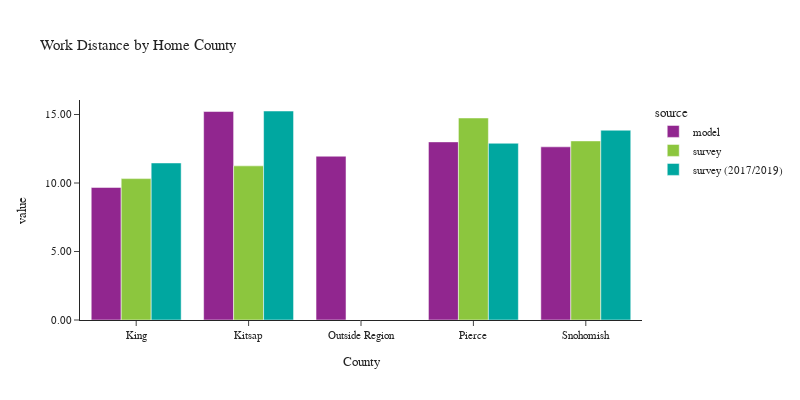

Source (notebook cell):
### Code cell
plot_work_location(df_workers, 'CountyName_home', 'Home County', 'County')

### Figure 1 — Plotly figure (JSON) as saved in the notebook; plotly's stock layout.template omitted (floating-point values rounded to 4 significant figures)
{"data": [{"alignmentgroup": "True", "customdata": [[1249493], [118250], [1], [423789], [425317]], "hovertemplate": "source=model<br>CountyName_home=%{x}<br>value=%{y}<br>sample count=%{customdata[0]}<extra></extra>", "legendgroup": "model", "marker": {"color": "#91268F", "pattern": {"shape": ""}}, "name": "model", "offsetgroup": "model", "orientation": "v", "showlegend": true, "textposition": "auto", "type": "bar", "x": ["King", "Kitsap", "Outside Region", "Pierce", "Snohomish"], "xaxis": "x", "y": [9.675, 15.22, 11.96, 13.0, 12.64], "yaxis": "y"}, {"alignmentgroup": "True", "customdata": [[2009], [125], [286], [272]], "hovertemplate": "source=survey<br>CountyName_home=%{x}<br>value=%{y}<br>sample count=%{customdata[0]}<extra></extra>", "legendgroup": "survey", "marker": {"color": "#8CC63E", "pattern": {"shape": ""}}, "name": "survey", "offsetgroup": "survey", "orientation": "v", "showlegend": true, "textposition": "auto", "type": "bar", "x": ["King", "Kitsap", "Pierce", "Snohomish"], "xaxis": "x", "y": [10.32, 11.25, 14.75, 13.07], "yaxis": "y"}, {"alignmentgroup": "True", "customdata": [[5008], [145], [472], [345]], "hovertemplate": "source=survey (2017/2019)<br>CountyName_home=%{x}<br>value=%{y}<br>sample count=%{customdata[0]}<extra></extra>", "legendgroup": "survey (2017/2019)", "marker": {"color": "#00A7A0", "pattern": {"shape": ""}}, "name": "survey (2017/2019)", "offsetgroup": "survey (2017/2019)", "orientation": "v", "showlegend": true, "textposition": "auto", "type": "bar", "x": ["King", "Kitsap", "Pierce", "Snohomish"], "xaxis": "x", "y": [11.46, 15.26, 12.9, 13.85], "yaxis": "y"}], "layout": {"barmode": "group", "font": {"size": 11}, "height": 400, "legend": {"title": {"text": "source"}, "tracegroupgap": 0}, "title": {"text": "Work Distance by Home County"}, "width": 800, "xaxis": {"anchor": "y", "domain": [0.0, 1.0], "title": {"text": "County"}}, "yaxis": {"anchor": "x", "domain": [0.0, 1.0], "tickformat": ".2f", "title": {"text": "value"}}}}
